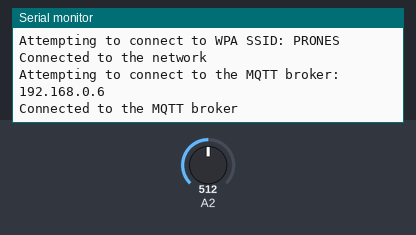
Recording of a sketch running on a simulated Arduino MKR. Parts: the last lines printed to the serial monitor. The inputs (shaded band) are chosen by the test bench; at power-on: A2 = 512. WiFi joins after 1.5 s; servers stay silent unless stated; no MQTT or app messages arrive unless stated.

Above: at 10.3 s.
10.4 s: A2 set to 716
At 13.1 s:
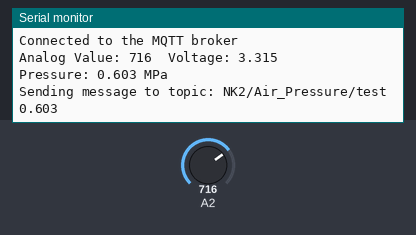
13.4 s: A2 set to 900
At 15.4 s:
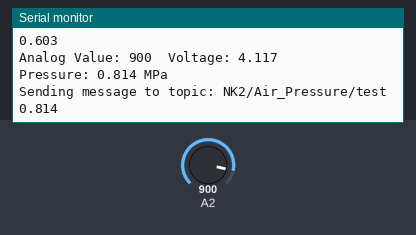
Timing chart, 0 to 16.9 s (numbered marks = the images above; inputs shaded):
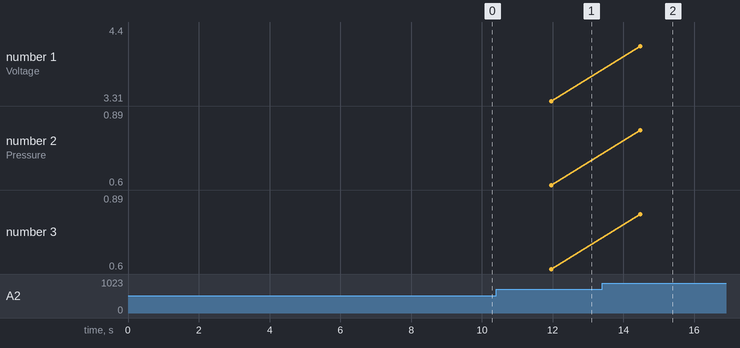

The sketch:

nk2_atu_jun9a.ino
```cpp
#include <Wire.h>
#include <ArduinoMqttClient.h>
#include <WiFiNINA.h>
#include "arduino_secrets.h"

char ssid[] = SECRET_SSID;      // Network SSID (name)
char pass[] = SECRET_PASS;      // Network password

WiFiClient wifiClient;
MqttClient mqttClient(wifiClient);

const char broker[] = "192.168.0.6";
int port = 1883;
const char topic[] = "NK2/Air_Pressure/test";

const long interval = 8000;
unsigned long previousMillis = 0;

const int numReadings = 25;    // Number of voltage readings to collect
float voltageReadings[numReadings];
int currentReading = 0;
bool readingsComplete = false;

const float alfa = 0.1;        // Exponential moving average factor
float ema = 0.0;               // Exponential moving average

void setup() {
  Serial.begin(9600);
  analogRead(A2);

  while (!Serial) {
    ; // Wait for serial port to connect. Needed for native USB port only
  }

  connectToWiFiAndMQTT();
}

void loop() {
  mqttClient.poll();

  // Check if the Wi-Fi or MQTT connection is lost
  if (WiFi.status() != WL_CONNECTED || !mqttClient.connected()) {
    // Attempt to reconnect to Wi-Fi and MQTT
    connectToWiFiAndMQTT();
  } else {
    // Read the sensor value
    int sensorValue = analogRead(A2);
    float voltage = convertAnalogToVoltage(sensorValue);

    // Store the voltage reading
    voltageReadings[currentReading] = voltage;
    currentReading++;

    // Check if all readings have been collected
    if (currentReading >= numReadings) {
      currentReading = 0;
      readingsComplete = true;
    }

    // Calculate the exponential moving average of the collected voltage readings
    if (readingsComplete) {
      ema = voltageReadings[0];
      for (int i = 1; i < numReadings; i++) {
        ema = (alfa * voltageReadings[i]) + ((1 - alfa) * ema);
      }

      // Print the analog value and filtered voltage
      Serial.print("Analog Value: ");
      Serial.print(sensorValue);
      Serial.print("\tVoltage: ");
      Serial.println(ema, 3);  // Print filtered voltage with 3 decimal points

      // Convert voltage mean to MPa using the function y = 0.262x - 0.265
      float mpa = 0.262 * ema - 0.265;

      // Publish the mean value in MPa
      Serial.print("Pressure: ");
      Serial.print(mpa, 3);  // Print pressure with 3 decimal points
      Serial.println(" MPa");
      publishMessage(topic, String(mpa, 3));

      // Reset the readingsComplete flag
      readingsComplete = false;
    }

    // Wait for a short delay
    delay(100);
  }
}

float convertAnalogToVoltage(float analogValue) {
  // Apply the quadratic curve conversion
  float voltage = analogValue * (5.0 / 1023.0);

  return voltage;
}

void connectToWiFiAndMQTT() {
  unsigned long currentMillis = millis();

  if (currentMillis - previousMillis >= interval) {
    previousMillis = currentMillis;

    // Check if Wi-Fi is disconnected
    if (WiFi.status() != WL_CONNECTED) {
      Serial.print("Attempting to connect to WPA SSID: ");
      Serial.println(ssid);

      while (WiFi.begin(ssid, pass) != WL_CONNECTED) {
        Serial.print(".");
        delay(5000);
      }

      Serial.println("Connected to the network");
    }

    // Check if MQTT is disconnected
    if (!mqttClient.connected()) {
      Serial.print("Attempting to connect to the MQTT broker: ");
      Serial.println(broker);

      while (!mqttClient.connect(broker, port)) {
        Serial.print("MQTT connection failed! Error code = ");
        Serial.println(mqttClient.connectError());
        delay(5000);
      }

      Serial.println("Connected to the MQTT broker");
    }
  }
}

void publishMessage(const char* topic, String message) {
  Serial.print("Sending message to topic: ");
  Serial.println(topic);
  Serial.println(message);

  mqttClient.beginMessage(topic);
  mqttClient.print(message);
  mqttClient.endMessage();

  Serial.println();
}
```

arduino_secrets.h
```cpp
#define SECRET_SSID "PRONES"
#define SECRET_PASS "P@ssw0rd"
```

Measured:
- after the input at 10.4 s, the serial monitor: prints a new line after 1.6 s (image 1)
- after the input at 13.4 s, the serial monitor: prints a new line after 1.1 s (image 2)
- plotted number 1: 3.31 → 4.4 after the input at 13.4 s
- plotted number 2: 0.6 → 0.89 after the input at 13.4 s
- plotted number 3: 0.6 → 0.89 after the input at 13.4 s
